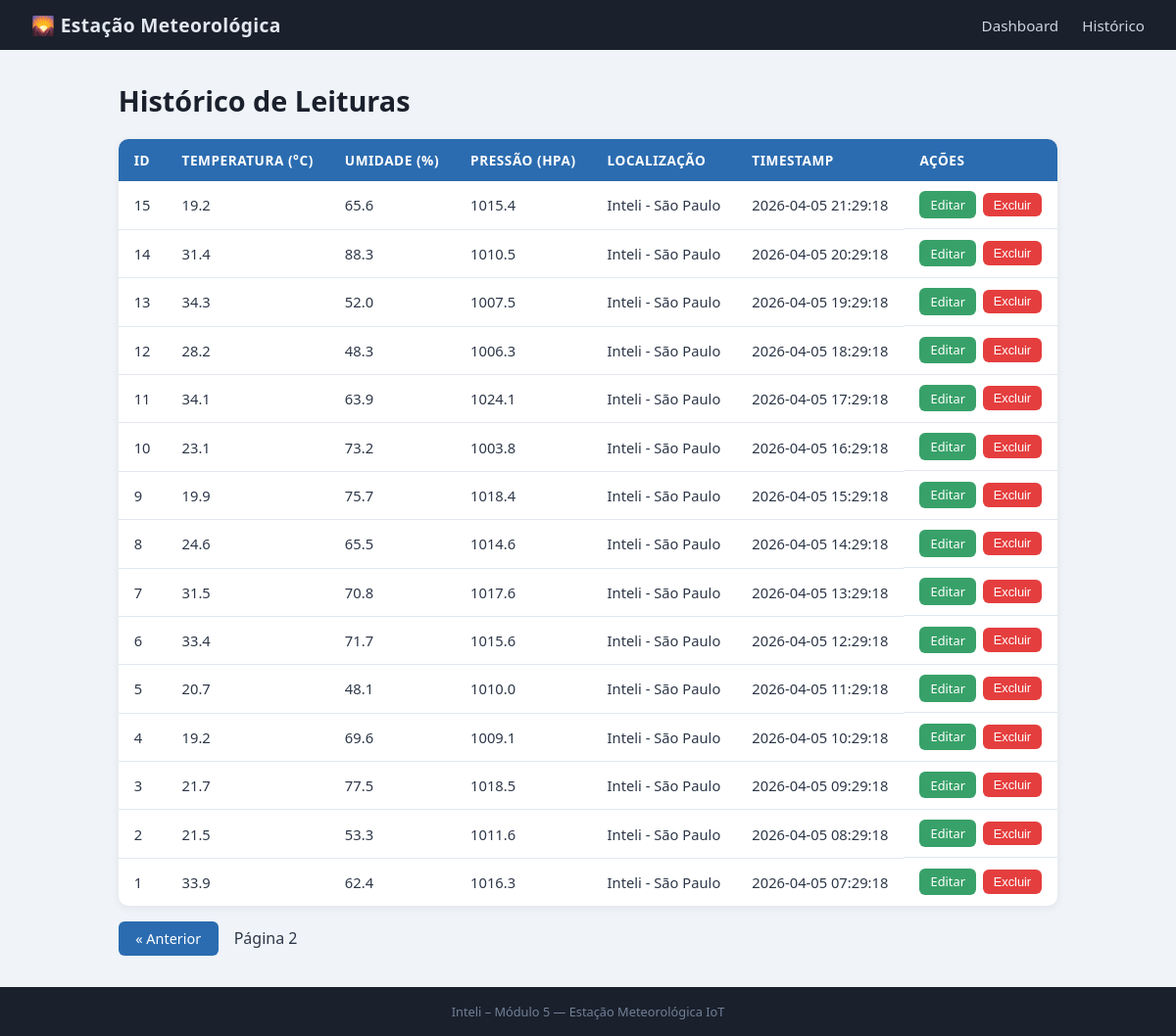
/historico?page=2, run on an earlier commit of the app's database.
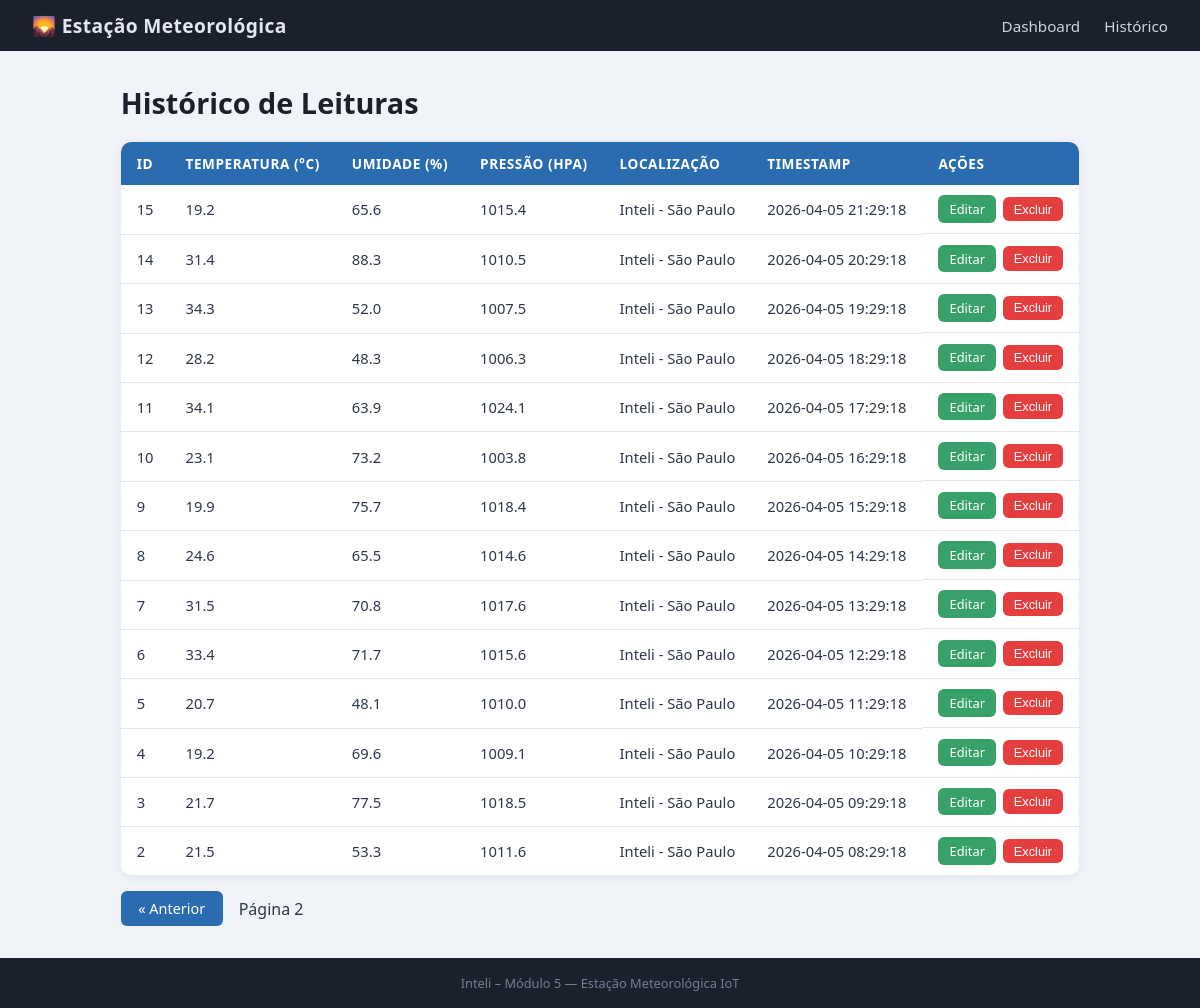
And on a later commit of the database.
### tables this page shows
CREATE TABLE leituras (
        id          INTEGER PRIMARY KEY AUTOINCREMENT,
        temperatura REAL    NOT NULL,
        umidade     REAL    NOT NULL,
        pressao     REAL,
        localizacao TEXT    DEFAULT 'Inteli - São Paulo',
        timestamp   DATETIME DEFAULT (datetime('now','localtime'))
    );

### app.py (the view)
@app.route("/historico")
def historico():
    page = int(request.args.get("page", 1))
    per_page = 20
    offset = (page - 1) * per_page
    leituras = database.listar_leituras(limit=per_page, offset=offset)
    return render_template("historico.html", leituras=leituras, page=page)

### database.py (called while the page is built)
def get_connection():
    conn = sqlite3.connect(DB_PATH)
    conn.row_factory = sqlite3.Row
    conn.execute("PRAGMA journal_mode=WAL")
    return conn

def listar_leituras(limit=100, offset=0):
    conn = get_connection()
    rows = conn.execute(
        "SELECT * FROM leituras ORDER BY timestamp DESC LIMIT ? OFFSET ?",
        (limit, offset),
    ).fetchall()
    conn.close()
    return [dict(r) for r in rows]

### templates/historico.html (shortened to what this page needs)
{% extends "base.html" %}
{% block content %}
<h1>Histórico de Leituras</h1>
<table class="tabela">
  <thead>
    <tr>
      <th>ID</th>
      <th>Temperatura (°C)</th>
      <th>Umidade (%)</th>
      <th>Pressão (hPa)</th>
      <th>Localização</th>
      <th>Timestamp</th>
      <th>Ações</th>
    </tr>
  </thead>
  <tbody>
    {% for l in leituras %}
    <tr>
      <td>{{ l.id }}</td>
      <td>{{ l.temperatura }}</td>
      <td>{{ l.umidade }}</td>
      <td>{{ l.pressao or "—" }}</td>
      <td>{{ l.localizacao }}</td>
      <td>{{ l.timestamp }}</td>
      <td class="actions">
        <a class="btn btn-sm btn-edit" href="{{ url_for('editar', leitura_id=l.id) }}">Editar</a>
        <form method="POST" action="{{ url_for('deletar_view', leitura_id=l.id) }}"
              onsubmit="return confirm('Deseja excluir a leitura #{{ l.id }}?')">
          <button type="submit" class="btn btn-sm btn-delete">Excluir</button>
        </form>
      </td>
    </tr>
    {% else %}
    <tr><td colspan="7" class="empty">Nenhuma leitura encontrada.</td></tr>
    {% endfor %}
  </tbody>
</table>
<div class="pagination">
  {% if page > 1 %}
  <a class="btn" href="{{ url_for('historico', page=page-1) }}">&laquo; Anterior</a>
  {% endif %}
  <span>Página {{ page }}</span>
</div>
{% endblock %}

### templates/base.html (shortened to what this page needs)
<!DOCTYPE html>
<html lang="pt-BR">
<head>
  <link rel="stylesheet" href="{{ url_for('static', filename='css/style.css') }}" />
</head>
<body>
  <nav class="navbar">
    <span class="nav-brand">&#127748; Estação Meteorológica</span>
    <ul class="nav-links">
      <li><a href="{{ url_for('index') }}">Dashboard</a></li>
      <li><a href="{{ url_for('historico') }}">Histórico</a></li>
    </ul>
  </nav>
  <main class="container">
    {% block content %}{% endblock %}
  </main>
  <footer>
    <p>Inteli – Módulo 5 &mdash; Estação Meteorológica IoT</p>
  </footer>
</body>
</html>

### static/css/style.css (style rules this page uses)
*, *::before, *::after { box-sizing: border-box; margin: 0; padding: 0; }
body { font-family: "Segoe UI", Arial, sans-serif; background: #f0f4f8; color: #2d3748; min-height: 100vh; display: flex; flex-direction: column; }
.navbar { background: #1a202c; color: #e2e8f0; display: flex; align-items: center; justify-content: space-between; padding: 0.75rem 2rem; }
.nav-brand { font-size: 1.2rem; font-weight: 700; letter-spacing: 0.02em; }
.nav-links { list-style: none; display: flex; gap: 1.5rem; }
.nav-links a { color: #cbd5e0; text-decoration: none; font-size: 0.95rem; transition: color 0.2s; }
.container { max-width: 1100px; margin: 2rem auto; padding: 0 1.5rem; flex: 1; }
h1 { font-size: 1.8rem; margin-bottom: 1.25rem; color: #1a202c; }
.tabela { width: 100%; border-collapse: collapse; background: #fff; border-radius: 10px; overflow: hidden; box-shadow: 0 2px 8px rgba(0,0,0,0.07); margin-bottom: 1rem; }
.tabela th { background: #2b6cb0; color: #fff; padding: 0.75rem 1rem; text-align: left; font-size: 0.85rem; text-transform: uppercase; letter-spacing: 0.04em; }
.tabela td { padding: 0.65rem 1rem; border-bottom: 1px solid #e2e8f0; font-size: 0.92rem; }
.tabela tr:last-child td { border-bottom: none; }
.actions { display: flex; gap: 0.4rem; align-items: center; }
.btn { display: inline-block; padding: 0.5rem 1.1rem; background: #2b6cb0; color: #fff; border: none; border-radius: 6px; text-decoration: none; font-size: 0.9rem; cursor: pointer; transition: background 0.2s; }
.btn-sm { padding: 0.3rem 0.7rem; font-size: 0.8rem; }
.btn-edit { background: #38a169; }
.btn-delete { background: #e53e3e; }
.pagination { display: flex; align-items: center; gap: 1rem; margin-top: 1rem; }
footer { text-align: center; padding: 1rem; font-size: 0.8rem; color: #a0aec0; background: #1a202c; color: #718096; }

What changed in the data, as far as the page shows it:
removed leituras: id "1", temperatura "33.9", umidade "62.4", pressao "1016.3", localizacao "Inteli - São Paulo", timestamp "2026-04-05 07:29:18"
